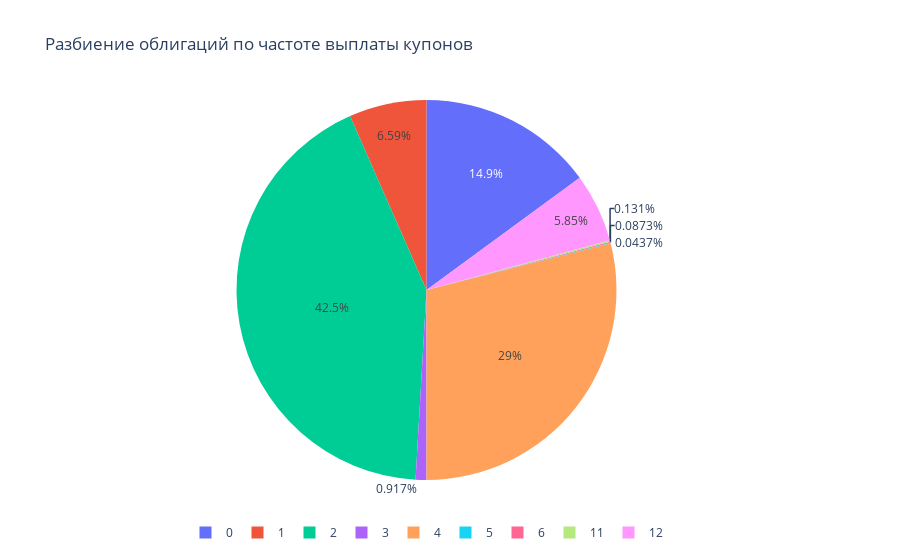

The notebook cell this image was saved under:
### Code cell
# строим график №6
fig = go.Figure()
fig.add_trace(go.Pie(values=t2['count'], labels=t2.COUPONFREQUENCY, sort = False))
fig.update_layout(legend_orientation="h",
                  legend=dict(x=.5, xanchor="center"),
                  title="Разбиение облигаций по частоте выплаты купонов")
fig.show()

### Figure 1 — Plotly figure (JSON) as saved in the notebook; plotly's stock layout.template omitted (floating-point values rounded to 4 significant figures)
{"data": [{"labels": [0, 1, 2, 3, 4, 5, 6, 11, 12], "sort": false, "type": "pie", "values": [342, 151, 973, 21, 663, 1, 2, 3, 134]}], "layout": {"legend": {"orientation": "h", "x": 0.5, "xanchor": "center"}, "title": {"text": "Разбиение облигаций по частоте выплаты купонов"}}}
